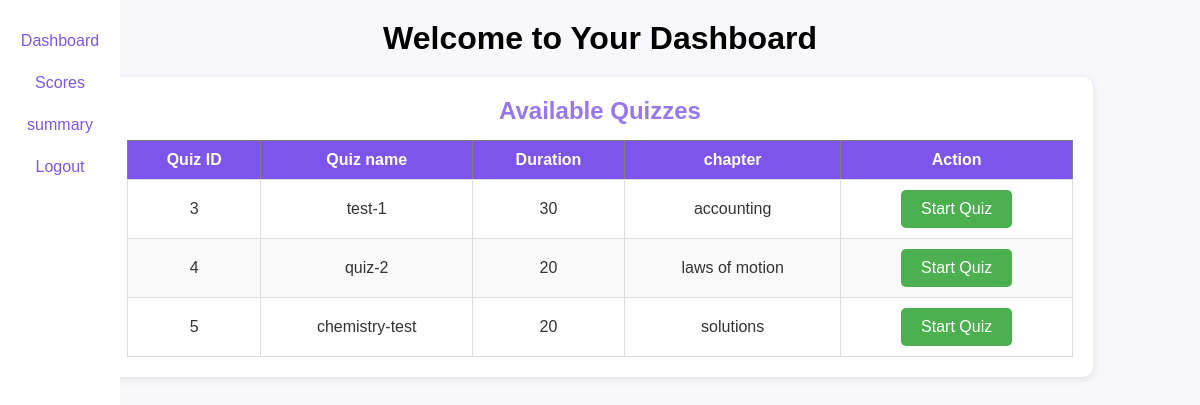
Before: /dashboard (signed in) with the older database file.
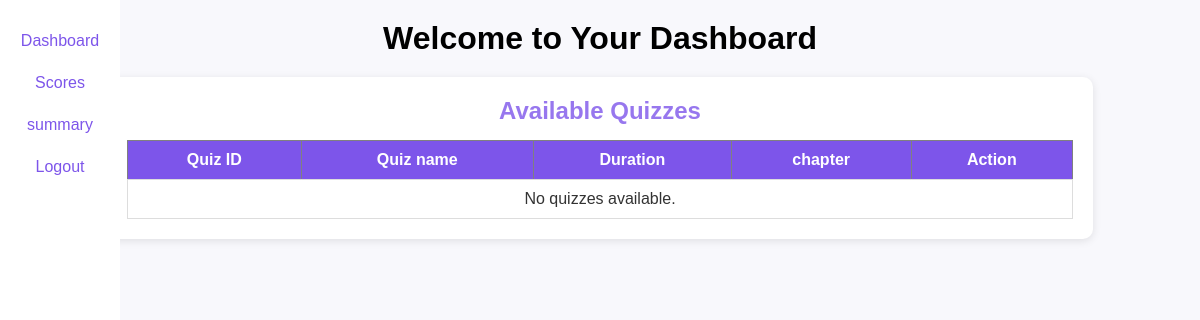
After: the same page with the newer database file.
### tables this page shows
CREATE TABLE QUIZES(
    id INTEGER PRIMARY KEY AUTOINCREMENT,
    quiz_name TEXT NOT NULL,
    chapter_id INTEGER NOT NULL,
    date TEXT NOT NULL,
    duration INTEGER NOT NULL,
    FOREIGN KEY(chapter_id) REFERENCES CHAPTERS(id) on DELETE CASCADE ON UPDATE CASCADE
    );

CREATE TABLE CHAPTERS(
    id INTEGER PRIMARY KEY AUTOINCREMENT,
    chapter_name TEXT NOT NULL,
    subject_id INTEGER NOT NULL,
    no_of_question INTEGER NOT NULL,
    FOREIGN KEY(subject_id) REFERENCES SUBJECTS(id) on DELETE CASCADE ON UPDATE CASCADE
    );

### controllers/user.py (the view)
@user_bp.route('/dashboard')
def user_dashboard():
    if 'user_id' not in session:
        return redirect(url_for('auth.login'))
    conn = get_db_connection()
    cursor = conn.cursor()
    cursor.execute('''
        SELECT QUIZES.id, QUIZES.quiz_name, QUIZES.date, QUIZES.duration, CHAPTERS.chapter_name
        FROM QUIZES
        JOIN CHAPTERS ON QUIZES.chapter_id = CHAPTERS.id
    ''')
    quizzes = cursor.fetchall()
    cursor.execute('''
        SELECT scores.id, QUIZES.quiz_name, scores.total_scored
        FROM scores
        JOIN QUIZES ON scores.quiz_id = QUIZES.id
        WHERE scores.user_id = ?
    ''', (session['user_id'],))
    scores = cursor.fetchall()
    conn.close()
    return render_template('user/user_dashboard.html', quizzes=quizzes, scores=scores)

### models/setup_db.py (called while the page is built)
def get_db_connection():
    try:
        conn = sqlite3.connect(DB_PATH)
        conn.execute("PRAGMA foreign_keys = ON;")
        return conn
    except sqlite3.Error as e:
        print(f"❌ Database connection failed: {e}")
        return None

### templates/user/user_dashboard.html (shortened to what this page needs)
<!DOCTYPE html>
<html lang="en">
<head>
    <link rel="stylesheet" href="{{ url_for('static', filename='user_home.css') }}">
</head>
<body>
    <nav class="nav">
        <div class="nav-left">
            <a href="{{ url_for('user.user_dashboard') }}"><button class="nav-button">Dashboard</button></a>
            <a href="{{ url_for('user.user_scores') }}"><button class="nav-button">Scores</button></a>
            <a href="{{ url_for('user.user_summary') }}"><button class="nav-button">summary</button></a>
            <a href="{{ url_for('auth.logout') }}"><button class="nav-button">Logout</button></a>
        </div>
    </nav>
    <h1>Welcome to Your Dashboard</h1>
    <div class="container">
        <h2>Available Quizzes</h2>
        <table border="1">
            <thead>
                <tr>
                    <th>Quiz ID</th>
                    <th>Quiz name</th>
                    <th>Duration</th>
                    <th>chapter</th>
                    <th>Action</th>
                </tr>
            </thead>
            <tbody>
                {% for quiz in quizzes %}
                <tr>
                    <td>{{ quiz[0] }}</td>
                    <td>{{ quiz[1] }}</td>
                    <td>{{ quiz[3] }}</td>
                    <td>{{ quiz[4] }}</td>
                    <td>
                        <a href="{{ url_for('user.quiz_attempt', quiz_id=quiz[0]) }}">
                            <button class="quiz_start"
                                style="background-color: #4CAF50; color: white; padding: 10px 20px; border: none; border-radius: 5px; cursor: pointer;">
                                Start Quiz
                            </button>
                        </a>
                    </td>
                </tr>
                {% else %}
                <tr>
                    <td colspan="5">No quizzes available.</td>
                </tr>
                {% endfor %}
            </tbody>
        </table>
    </div>
</body>
</html>

Changed rows visible on the page:
removed QUIZES: id "3", quiz_name "test-1", duration "30", chapter_name "accounting"
removed QUIZES: id "4", quiz_name "quiz-2", duration "20", chapter_name "laws of motion"
removed QUIZES: id "5", quiz_name "chemistry-test", duration "20", chapter_name "solutions"
Other visible differences:
text now shown: "No quizzes available."
